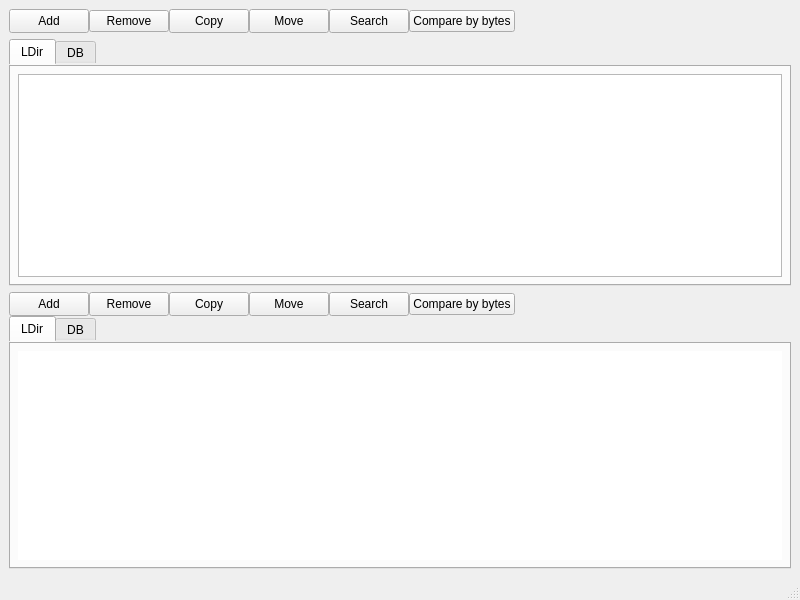
<?xml version="1.0" encoding="UTF-8"?>
<ui version="4.0">
 <class>Repository</class>
 <widget class="QMainWindow" name="Repository">
  <property name="geometry">
   <rect>
    <x>0</x>
    <y>0</y>
    <width>800</width>
    <height>600</height>
   </rect>
  </property>
  <property name="windowTitle">
   <string>MainWindow</string>
  </property>
  <widget class="QWidget" name="centralwidget">
   <layout class="QGridLayout" name="gridLayout_5">
    <item row="0" column="0">
     <layout class="QVBoxLayout" name="verticalLayout_2">
      <item>
       <layout class="QHBoxLayout" name="horizontalLayout_4">
        <item>
         <layout class="QHBoxLayout" name="horizontalLayout_2">
          <property name="spacing">
           <number>0</number>
          </property>
          <item>
           <widget class="QPushButton" name="btnAddTop_">
            <property name="minimumSize">
             <size>
              <width>80</width>
              <height>24</height>
             </size>
            </property>
            <property name="styleSheet">
             <string notr="true"/>
            </property>
            <property name="text">
             <string>Add</string>
            </property>
            <property name="iconSize">
             <size>
              <width>512</width>
              <height>16</height>
             </size>
            </property>
           </widget>
          </item>
          <item>
           <widget class="QPushButton" name="btnRemoveTop_">
            <property name="text">
             <string>Remove</string>
            </property>
           </widget>
          </item>
          <item>
           <widget class="QToolButton" name="btnCopyTop_">
            <property name="sizePolicy">
             <sizepolicy hsizetype="Minimum" vsizetype="Fixed">
              <horstretch>0</horstretch>
              <verstretch>0</verstretch>
             </sizepolicy>
            </property>
            <property name="minimumSize">
             <size>
              <width>80</width>
              <height>24</height>
             </size>
            </property>
            <property name="text">
             <string>Copy</string>
            </property>
           </widget>
          </item>
          <item>
           <widget class="QToolButton" name="btnMoveTop_">
            <property name="sizePolicy">
             <sizepolicy hsizetype="Minimum" vsizetype="Fixed">
              <horstretch>0</horstretch>
              <verstretch>0</verstretch>
             </sizepolicy>
            </property>
            <property name="minimumSize">
             <size>
              <width>80</width>
              <height>24</height>
             </size>
            </property>
            <property name="text">
             <string>Move</string>
            </property>
           </widget>
          </item>
          <item>
           <widget class="QPushButton" name="btnSearchTop_">
            <property name="minimumSize">
             <size>
              <width>80</width>
              <height>24</height>
             </size>
            </property>
            <property name="text">
             <string>Search</string>
            </property>
           </widget>
          </item>
          <item>
           <widget class="QPushButton" name="btnCompareTop_">
            <property name="text">
             <string>Compare by bytes</string>
            </property>
           </widget>
          </item>
         </layout>
        </item>
        <item>
         <spacer name="horizontalSpacer_2">
          <property name="orientation">
           <enum>Qt::Horizontal</enum>
          </property>
          <property name="sizeHint" stdset="0">
           <size>
            <width>40</width>
            <height>20</height>
           </size>
          </property>
         </spacer>
        </item>
       </layout>
      </item>
      <item>
       <widget class="QTabWidget" name="topTabWidget_">
        <property name="styleSheet">
         <string notr="true">QTabWidget
{
border: none;
}</string>
        </property>
        <property name="currentIndex">
         <number>0</number>
        </property>
        <widget class="QWidget" name="topLDirTab_">
         <attribute name="title">
          <string>LDir</string>
         </attribute>
         <layout class="QGridLayout" name="gridLayout_2">
          <item row="0" column="0">
           <widget class="QTreeView" name="topLDirTree"/>
          </item>
         </layout>
        </widget>
        <widget class="QWidget" name="topDbTab_">
         <attribute name="title">
          <string>DB</string>
         </attribute>
         <layout class="QGridLayout" name="gridLayout_8">
          <item row="0" column="0">
           <widget class="QTableView" name="topDbTable"/>
          </item>
         </layout>
        </widget>
       </widget>
      </item>
     </layout>
    </item>
    <item row="1" column="0">
     <layout class="QVBoxLayout" name="verticalLayout">
      <property name="spacing">
       <number>0</number>
      </property>
      <item>
       <layout class="QHBoxLayout" name="horizontalLayout_3">
        <property name="spacing">
         <number>0</number>
        </property>
        <item>
         <layout class="QHBoxLayout" name="horizontalLayout">
          <property name="spacing">
           <number>0</number>
          </property>
          <item>
           <widget class="QPushButton" name="btnAddBot_">
            <property name="minimumSize">
             <size>
              <width>80</width>
              <height>24</height>
             </size>
            </property>
            <property name="text">
             <string>Add</string>
            </property>
           </widget>
          </item>
          <item>
           <widget class="QPushButton" name="btnRemoveBot_">
            <property name="minimumSize">
             <size>
              <width>80</width>
              <height>24</height>
             </size>
            </property>
            <property name="text">
             <string>Remove</string>
            </property>
           </widget>
          </item>
          <item>
           <widget class="QToolButton" name="btnCopyBot_">
            <property name="sizePolicy">
             <sizepolicy hsizetype="Minimum" vsizetype="Fixed">
              <horstretch>0</horstretch>
              <verstretch>0</verstretch>
             </sizepolicy>
            </property>
            <property name="minimumSize">
             <size>
              <width>80</width>
              <height>24</height>
             </size>
            </property>
            <property name="text">
             <string>Copy</string>
            </property>
           </widget>
          </item>
          <item>
           <widget class="QToolButton" name="btnMoveBot_">
            <property name="sizePolicy">
             <sizepolicy hsizetype="Minimum" vsizetype="Fixed">
              <horstretch>0</horstretch>
              <verstretch>0</verstretch>
             </sizepolicy>
            </property>
            <property name="minimumSize">
             <size>
              <width>80</width>
              <height>24</height>
             </size>
            </property>
            <property name="text">
             <string>Move</string>
            </property>
           </widget>
          </item>
          <item>
           <widget class="QPushButton" name="btnSearchBot_">
            <property name="minimumSize">
             <size>
              <width>80</width>
              <height>24</height>
             </size>
            </property>
            <property name="text">
             <string>Search</string>
            </property>
           </widget>
          </item>
          <item>
           <widget class="QPushButton" name="btnCompareBot">
            <property name="text">
             <string>Compare by bytes</string>
            </property>
           </widget>
          </item>
         </layout>
        </item>
        <item>
         <spacer name="horizontalSpacer">
          <property name="orientation">
           <enum>Qt::Horizontal</enum>
          </property>
          <property name="sizeType">
           <enum>QSizePolicy::Expanding</enum>
          </property>
          <property name="sizeHint" stdset="0">
           <size>
            <width>40</width>
            <height>20</height>
           </size>
          </property>
         </spacer>
        </item>
       </layout>
      </item>
      <item>
       <widget class="QTabWidget" name="bottomTabWidget_">
        <property name="styleSheet">
         <string notr="true">border: none;</string>
        </property>
        <property name="currentIndex">
         <number>0</number>
        </property>
        <widget class="QWidget" name="bottomLDirTab_">
         <attribute name="title">
          <string>LDir</string>
         </attribute>
         <layout class="QGridLayout" name="gridLayout_6">
          <item row="0" column="0">
           <widget class="QTreeView" name="bottomLDirTree"/>
          </item>
         </layout>
        </widget>
        <widget class="QWidget" name="bottomDbTab_">
         <attribute name="title">
          <string>DB</string>
         </attribute>
         <layout class="QGridLayout" name="gridLayout_4">
          <item row="0" column="0">
           <widget class="QTableView" name="bottomDbTable"/>
          </item>
         </layout>
        </widget>
       </widget>
      </item>
     </layout>
    </item>
   </layout>
  </widget>
  <widget class="QMenuBar" name="menubar">
   <property name="geometry">
    <rect>
     <x>0</x>
     <y>0</y>
     <width>800</width>
     <height>21</height>
    </rect>
   </property>
  </widget>
  <widget class="QStatusBar" name="statusbar"/>
 </widget>
 <resources/>
 <connections/>
</ui>
